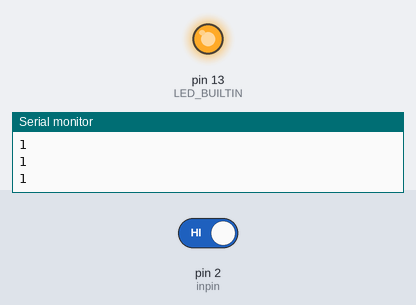
The sketch below on a simulated Arduino Uno, built with avr-gcc and run on an emulated ATmega328P. Parts: output pins drawn as LEDs (lit = HIGH), the last lines printed to the serial monitor. Inputs (shaded band) come from the test bench; at power-on: pin 2 (inpin) HIGH.

Above: at 1.2 s.
1.3 s: pin 2 (inpin) driven LOW
At 2.0 s:
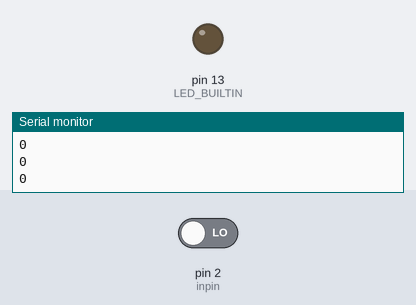
2.9 s: pin 2 (inpin) driven HIGH
At 3.3 s:
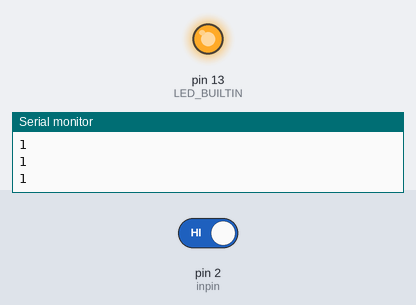
Timing chart, 0 to 5.9 s (numbered marks = the images above; inputs shaded):
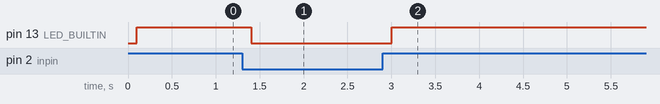

The sketch:

water_level.ino
```cpp
int inpin=2;// initialize pin 7
int val;// define val
void setup()
{
Serial.begin(9600);
  pinMode(LED_BUILTIN, OUTPUT);
pinMode(inpin,INPUT);// set button pin as “input”
}
void loop()
{
val=digitalRead(inpin);// read the level value of pin 7 and assign if to val
Serial.println(val); // print the data from the sensor
delay(100);
if(val==LOW)// check if the button is pressed, if yes, turn on the LED
  digitalWrite(LED_BUILTIN, LOW);    // turn the LED off by making the voltage LOW
else
  digitalWrite(LED_BUILTIN, HIGH);   // turn the LED on (HIGH is the voltage level)
}
```

Measured:
- after the input at 1.3 s, pin 13 (LED_BUILTIN): HIGH → LOW after 0.10 s
- after the input at 2.9 s, pin 13 (LED_BUILTIN): LOW → HIGH after 0.10 s
